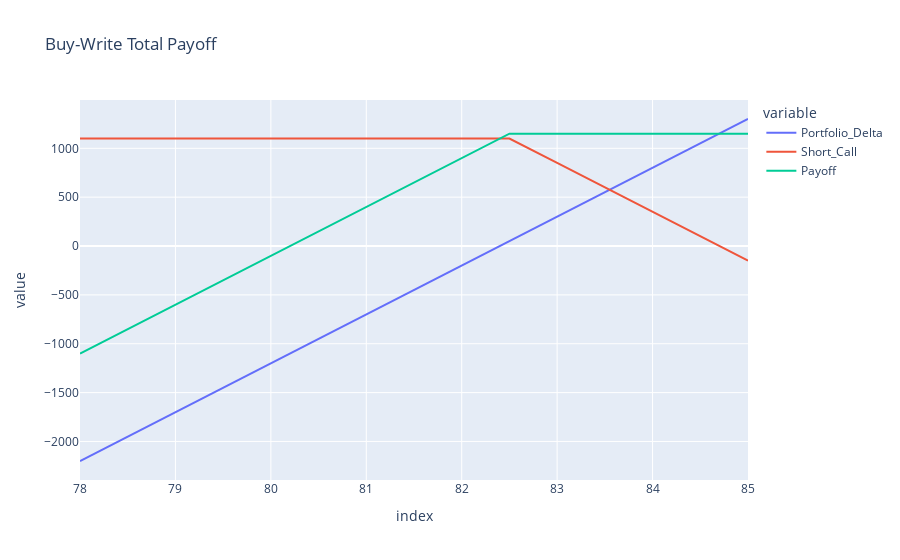

The cell this chart's notebook holds for it:
### Markdown cell above
# Buy-Write

- A portfolio with a short call option and long stock position
- This is equivalent to a short put option 

<u>Example</u>

$S_0 = \$82.40$ and the number of shares bought is $\Delta = 500$. Additionally, you sold $5C(K=82.5)=\$2.20$

### Code cell
states = np.linspace(78,85,num = 15)
purchase_price = 82.4
delta = 500
c825 = pd.Series(-delta*(np.maximum(states-82.5,0)-2.20),name=  'Short_Call',index= states)
P = pd.Series(500*(states-purchase_price),name= 'Portfolio_Delta',index = states)
TP = pd.concat([P,c825],axis =1)
TP['Payoff'] = TP.sum(axis = 1)
px.line(TP,title ='Buy-Write Total Payoff')

### Figure 1 — Plotly figure (JSON) as saved in the notebook; plotly's stock layout.template omitted (floating-point values rounded to 4 significant figures)
{"data": [{"hovertemplate": "variable=Portfolio_Delta<br>index=%{x}<br>value=%{y}<extra></extra>", "legendgroup": "Portfolio_Delta", "line": {"color": "#636efa", "dash": "solid"}, "marker": {"symbol": "circle"}, "mode": "lines", "name": "Portfolio_Delta", "orientation": "v", "showlegend": true, "type": "scatter", "x": [78, 78.5, 79, 79.5, 80, 80.5, 81, 81.5, 82, 82.5, 83, 83.5, 84, 84.5, 85], "xaxis": "x", "y": [-2200.0, -1950.0, -1700.0, -1450.0, -1200.0, -950.0, -700.0, -450.0, -200.0, 50.0, 300.0, 550.0, 800.0, 1050.0, 1300.0], "yaxis": "y"}, {"hovertemplate": "variable=Short_Call<br>index=%{x}<br>value=%{y}<extra></extra>", "legendgroup": "Short_Call", "line": {"color": "#EF553B", "dash": "solid"}, "marker": {"symbol": "circle"}, "mode": "lines", "name": "Short_Call", "orientation": "v", "showlegend": true, "type": "scatter", "x": [78, 78.5, 79, 79.5, 80, 80.5, 81, 81.5, 82, 82.5, 83, 83.5, 84, 84.5, 85], "xaxis": "x", "y": [1100, 1100, 1100, 1100, 1100, 1100, 1100, 1100, 1100, 1100, 850.0, 600.0, 350.0, 100.0, -150.0], "yaxis": "y"}, {"hovertemplate": "variable=Payoff<br>index=%{x}<br>value=%{y}<extra></extra>", "legendgroup": "Payoff", "line": {"color": "#00cc96", "dash": "solid"}, "marker": {"symbol": "circle"}, "mode": "lines", "name": "Payoff", "orientation": "v", "showlegend": true, "type": "scatter", "x": [78, 78.5, 79, 79.5, 80, 80.5, 81, 81.5, 82, 82.5, 83, 83.5, 84, 84.5, 85], "xaxis": "x", "y": [-1100.0, -850.0, -600.0, -350.0, -100.0, 150.0, 400.0, 650.0, 900.0, 1150.0, 1150.0, 1150.0, 1150.0, 1150.0, 1150.0], "yaxis": "y"}], "layout": {"legend": {"title": {"text": "variable"}, "tracegroupgap": 0}, "title": {"text": "Buy-Write Total Payoff"}, "xaxis": {"anchor": "y", "domain": [0, 1], "title": {"text": "index"}}, "yaxis": {"anchor": "x", "domain": [0, 1], "title": {"text": "value"}}}}
